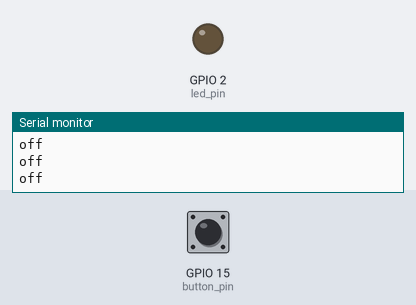
Bench run of a sketch on a simulated ESP8266 (NodeMCU). Shown: output pins drawn as LEDs (lit = HIGH), the last lines printed to the serial monitor. The test bench sets the inputs (shaded band); at power-on: GPIO 15 (button_pin) HIGH. WiFi joins after 1.5 s; servers stay silent unless stated; uploads are accepted with an empty reply.

Above: at 5.2 s.
5.3 s: GPIO 15 (button_pin) pulled LOW for 3.2 s
At 6.2 s:
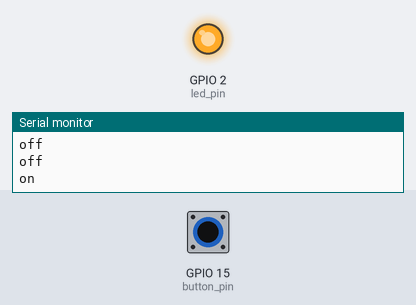
Timing chart, 0 to 9.9 s (numbered marks = the images above; inputs shaded):
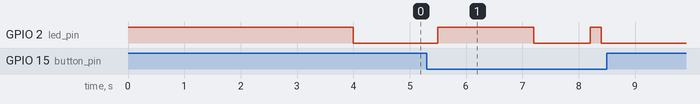

The sketch:

easywifiswitch.ino
```cpp
/*
physical_button_wifi_print_starter_octoprint

Easily start 3D printss using a physical button connected to an ESP32

Switch connected to pin 13

Created 29-04-2020
By Mathew Varghese

https://github.com/mathewvarghesemanu/physical_button_wifi_print_starter_octoprint

*/


#include <ArduinoJson.h>
#include <HTTPClient.h>
#include <WiFiMulti.h>

#include <ESP8266WiFi.h>
#include <ESP8266WiFiMulti.h>

#include <ESP8266HTTPClient.h>

const char *AP_SSID = "NETGEAR87"; //change ssid
const char *AP_PWD = "quaintsocks941"; //change password
int led_pin=2;
int button_pin=15;
WiFiMulti wifiMulti;
void postDataToServer();
void setup() {
  pinMode(button_pin, INPUT_PULLUP);
  pinMode(led_pin, OUTPUT);
    digitalWrite(led_pin, 1);
  Serial.begin(9600);

  delay(4000);
  wifiMulti.addAP(AP_SSID, AP_PWD);
  Serial.println("started...");

}

void loop() {

  if (digitalRead(button_pin) != 1)//if switch is pressed, led lits up, command sent and delay for 1.5 minutes
  {
    Serial.print("on\n");
    digitalWrite(led_pin, 1); //internal LED is lit up untill the server returns a value
    postDataToServer();
    digitalWrite(led_pin, 0);
    delay(500);
  }
  else
  {
    Serial.print("off\n");//if switch idle, led turned off. minimal delay and loop starts
    digitalWrite(led_pin, 0);
  }
  delay(500);
}

void postDataToServer() {


  // Block until we are able to connect to the WiFi access point
  if (wifiMulti.run() == WL_CONNECTED) {
    Serial.println("wifi connected...");
    HTTPClient http;
    Serial.println("Posting JSON data to server...");
    http.begin("http://192.168.1.30/api/job");
    http.addHeader("Content-Type", "application/json");
    http.addHeader("X-Api-Key", "401D82B1BD4B47D6817DBD5C8A6AD297");
    StaticJsonDocument<200> doc;
    // Add values in the document

    doc["command"] = "start";

    String requestBody;
    serializeJson(doc, requestBody);

    int httpResponseCode = http.POST(requestBody); //send command to start print to octopi server

    if (httpResponseCode > 0) {
      Serial.print(httpResponseCode);
      String response = http.getString();

      Serial.println(httpResponseCode);
      Serial.println(response);

    }

  }

}
```

Measured:
- after the input at 5.3 s, GPIO 2 (led_pin): LOW → HIGH after 0.20 s, → LOW 1.7 s later, → HIGH 1.0 s later, → LOW 0.20 s later
